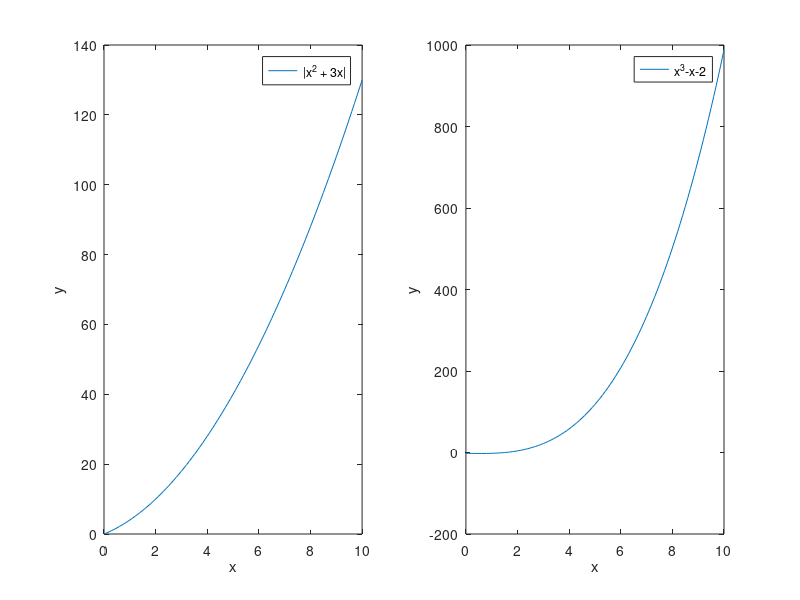
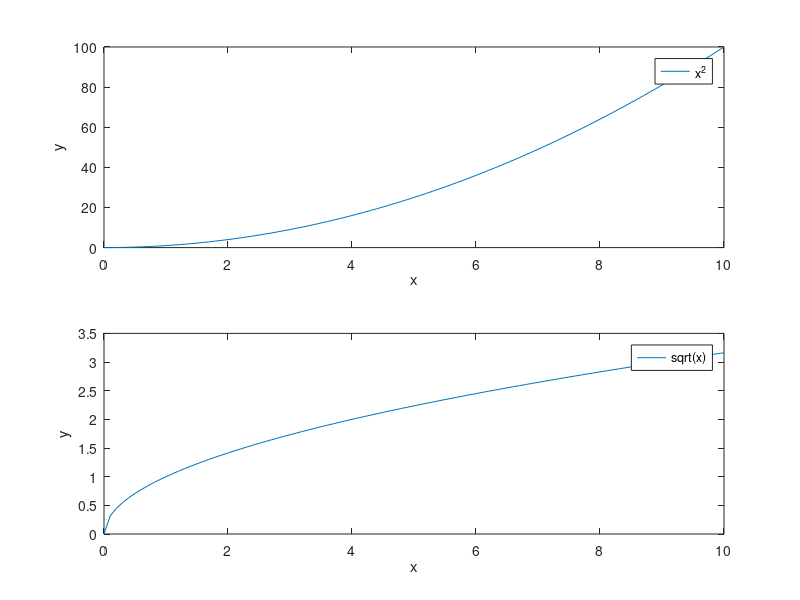

Here is the MATLAB script that generated these plots, in order:
clc
close all

x=0:0.1:10;

% cau a
figure
subplot(1,2,1)
y1 = abs(x.^2 + 3*x);
plot(x,y1)
xlabel('x')
ylabel('y')
legend('|x^2 + 3x|')

subplot(1,2,2)
y2 = x.^3 -x-2;
plot(x,y2)
xlabel('x')
ylabel('y')
legend('x^3-x-2')



% cau b
figure
subplot(2,1,1)
y1 = x.^2;
plot(x,y1)
xlabel('x')
ylabel('y')
legend('x^2')

subplot(2,1,2)
y2 = sqrt(x);
plot(x,y2)
xlabel('x')
ylabel('y')
legend('sqrt(x)')